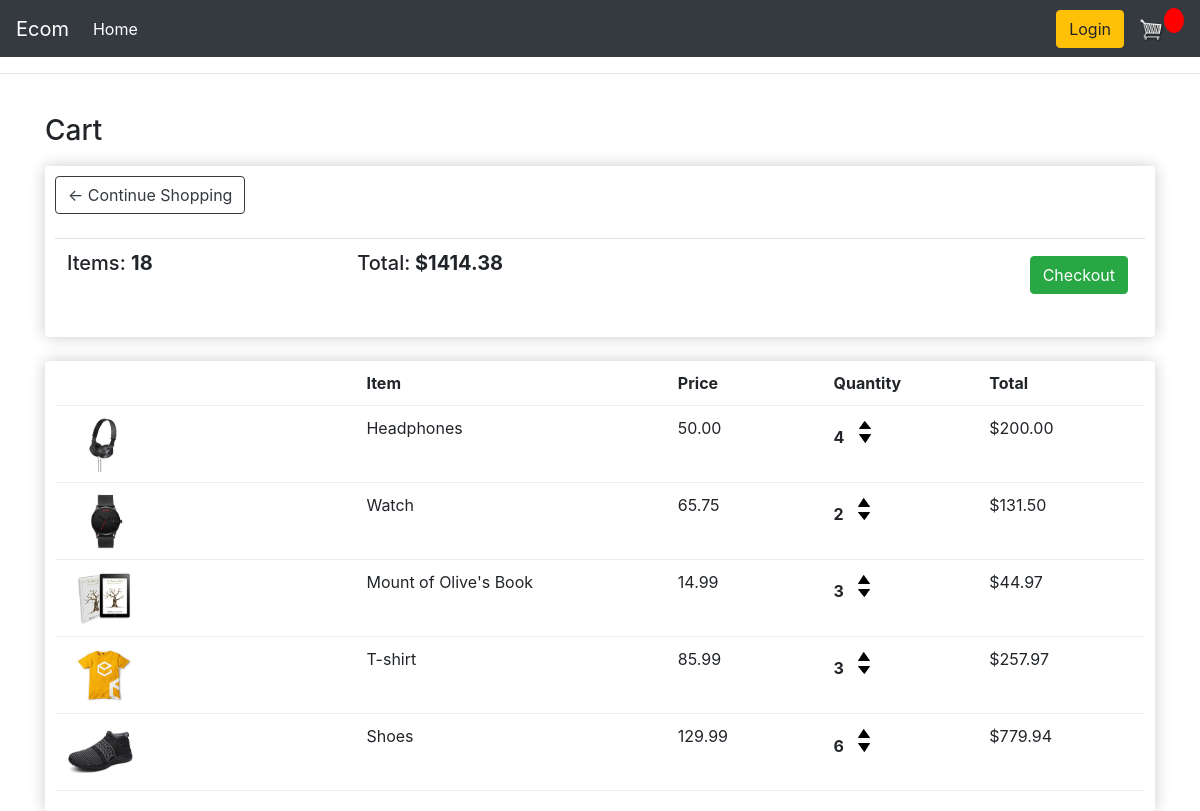
The page /cart/ (signed in) on the database as committed earlier.
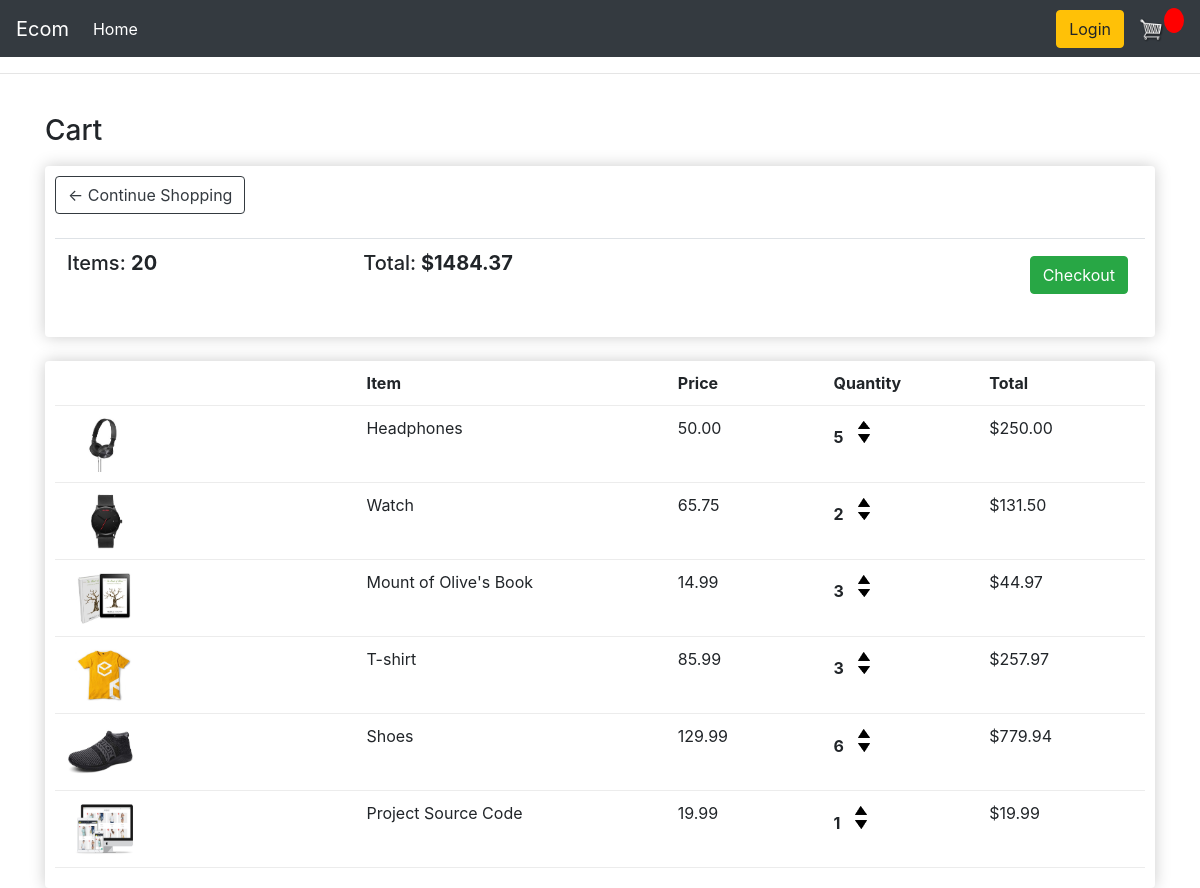
The same page on the database as committed later.
### store/models.py (models this page shows, shortened)
class Order(models.Model):
    customer = models.ForeignKey(Customer, on_delete=models.SET_NULL, blank=True, null=True)
    date_ordered = models.DateTimeField(auto_now_add=True)
    complete = models.BooleanField(default=False, null=True, blank=False)
    transaction_id = models.CharField(max_length=200, null=True)
    @property
    def get_cart_total(self):
        orderitems = self.orderitem_set.all()
        total = sum([item.get_total for item in orderitems])
        return total
    @property
    def get_cart_items(self):
        orderitems = self.orderitem_set.all()
        total = sum([item.quantity for item in orderitems])
        return total

class OrderItem(models.Model):
    product = models.ForeignKey(Product, on_delete=models.SET_NULL, blank=True, null=True)
    order = models.ForeignKey(Order, on_delete=models.SET_NULL, blank=True, null=True)
    quantity = models.IntegerField(default=0, null=True, blank=True)
    date_added = models.DateTimeField(auto_now_add=True)
    @property
    def get_total(self):
        total = self.product.price * self.quantity
        return total

class Product(models.Model):
    name = models.CharField(max_length=200, null=True)
    price = models.FloatField()
    digital = models.BooleanField(default=False, null=True, blank=False)
    image = models.ImageField(null=True, blank=True)
    @property
    def imageURL(self):
        try:
            url = self.image.url
        except:
            url = ''
        return url

### store/views.py (the view)
# urls.py: path('cart/', views.cart, name="cart"),
def cart(request):
    if request.user.is_authenticated:
        customer = request.user.customer
        order, created = Order.objects.get_or_create(customer=customer,complete=False)
        items = order.orderitem_set.all()
    else:
        items = []
        order = {'get_cart_total':0, 'get_cart_items':0}
    context = {'items':items, 'order':order}
    return render(request, 'store/cart.html', context)

### store/templates/store/cart.html (shortened to what this page needs)
{% extends 'store/main.html' %}
{% load static %}
{% block content %}
     <h3>Cart</h3>
     <div class="row">
        <div class="col-lg-12">
            <div class="box-element">
                <a  class="btn btn-outline-dark" href="{% url 'store' %}">&#x2190; Continue Shopping</a>
                    <br>
                    <br>
                    <table class="table">
                        <tr>
                            <th><h5>Items: <strong>{{order.get_cart_items}}</strong></h5></th>
                            <th><h5>Total:<strong> ${{order.get_cart_total|floatformat:2}}</strong></h5></th>
                            <th>
                                <a  style="float:right; margin:5px;" class="btn btn-success" href="{% url 'checkout' %}">Checkout</a>
                            </th>
                        </tr>
                    </table>
            </div>
            <br>
            <div class="box-element">
                <div class="cart-row">
                    <div style="flex:2"></div>
                    <div style="flex:2"><strong>Item</strong></div>
                    <div style="flex:1"><strong>Price</strong></div>
                    <div style="flex:1"><strong>Quantity</strong></div>
                    <div style="flex:1"><strong>Total</strong></div>
                </div>
                {% for item in items %}
                <div class="cart-row">
                    <div style="flex:2"><img class="row-image" src="{{item.product.imageURL}}"></div>
                    <div style="flex:2"><p>{{item.product.name}}</p></div>
                    <div style="flex:1"><p>{{item.product.price|floatformat:2}}</p></div>
                    <div style="flex:1">
                        <p class="quantity">{{item.quantity}}</p>
                        <div class="quantity">
                            <img class="chg-quantity" src="{% static  'images/arrow-up.png' %}">
                            <img class="chg-quantity" src="{% static  'images/arrow-down.png' %}">
                        </div>
                    </div>
                    <div style="flex:1"><p>${{item.get_total|floatformat:2}}</p></div>
                </div>
                {% endfor %}
            </div>
        </div>
    </div>
{% endblock content %}

Rows that differ between the two databases and show on the page:
changed through a linked row, Order: get_cart_items "18" → "20"; get_cart_total "1414.38" → "1484.37"
changed OrderItem "Headphones": quantity "4" → "5"; get_total "200.00" → "250.00"
added OrderItem: product.imageURL (picture), product.name "Project Source Code", product.price "19.99", quantity "1", get_total "19.99"
